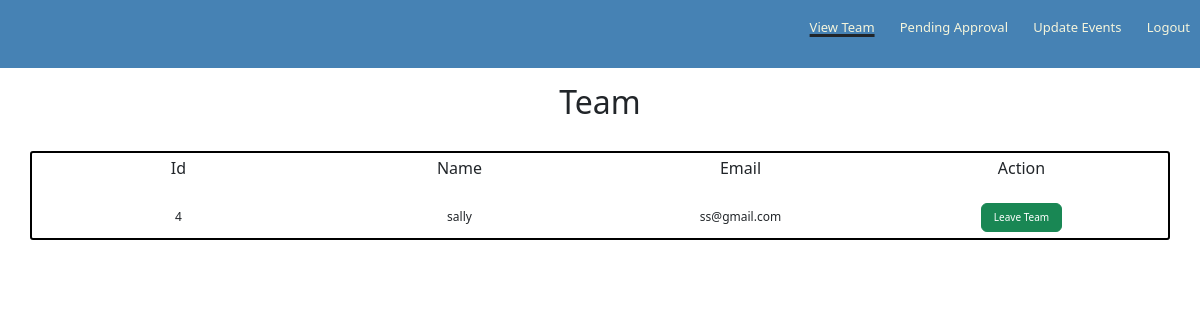
Page /viewteam on the earlier database version.
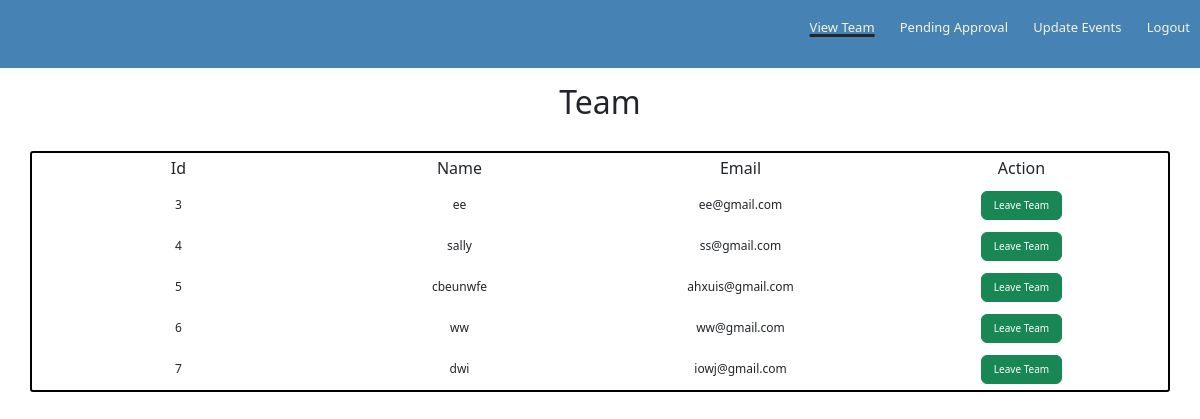
Same page on the later database version.
### app/models.py (models this page shows, shortened)
class Jointeam(db.Model):
    id = db.Column(db.Integer, primary_key=True)
    email = db.Column(db.String(128), index=True, unique=True)
    name = db.Column(db.String(128))
    approved = db.Column(db.Boolean)

### app/routes.py (the view)
@app.route('/viewteam', methods=['GET'])
def viewteam():
    mates = Jointeam.query.all()
    return render_template("viewteam.html", mates=mates, viewteam=True)

### app/templates/viewteam.html (shortened to what this page needs)
{% extends "adminbase.html" %}
{% block content %}
<h2 class="pagetitle">Team</h2>
<div class="container-holder">
    <div class="container-fluid text-center" id="container">
        <div class="row">
            <div class="col-3 d-flex text-center">
                <h6 style="margin:auto">Id</h6>
            </div>
            <div class="col-3 d-flex text-center">
                <h6 style="margin:auto">Name</h6>
            </div>
            <div class="col-3 d-flex text-center">
                <h6 style="margin:auto">Email</h6>
            </div>
            <div class="col-3 d-flex text-center">
                <h6 style="margin:auto">Action</h6>
            </div>
        </div>
        {% for mate in mates %}
        <div id={{mate.id}} class="row">
            {% if mate.approved is sameas True %}
            <div class="col-3 d-flex text-center">
                <p style="margin:auto;">{{mate.id}}</p>
            </div>
            <div class="col-3 d-flex text-center">
                <p style="margin:auto;">{{mate.name}}</p>
            </div>
            <div class="col-3 d-flex text-center">
                <p style="margin:auto;">{{mate.email}}</p>
            </div>
            <div class="col-3 d-flex text-center">
                <p style="margin:auto">
                    <button class="btn btn-success" style="font-size:10px" onclick="leaveTeam('{{mate.id}}')">Leave Team</button>
                </p>
            </div>
            {% endif %}
        </div>
        {% endfor %}
    </div>
</div>
{% endblock %}

Differences in the rows shown:
now on this page (row edited): Jointeam: id "3", name "ee", email "ee@gmail.com"
added Jointeam: id "5", name "cbeunwfe", email "ahxuis@gmail.com"
added Jointeam: id "6", name "ww", email "ww@gmail.com"
added Jointeam: id "7", name "dwi", email "iowj@gmail.com"
